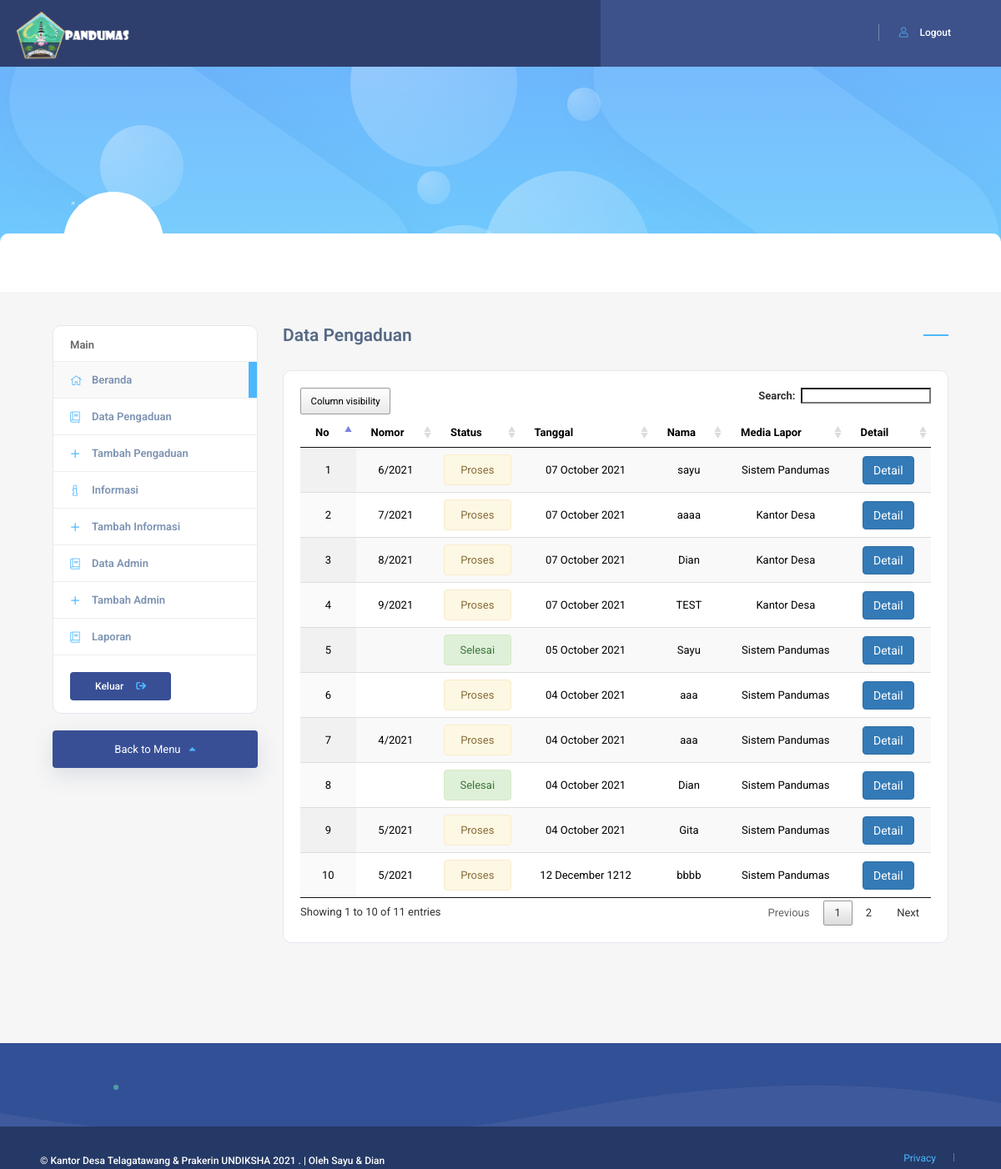
/index.php/admin_pengaduan, run on the app's committed database.
### tables this page shows
CREATE TABLE `data_pengaduan` (
  `id_pelapor` int(100) NOT NULL,
  `id_pengaduan` varchar(255) NOT NULL,
  `nomor` varchar(100) DEFAULT NULL,
  `tanggal_pengaduan` date NOT NULL DEFAULT current_timestamp(),
  `uraian` longtext NOT NULL,
  `ktp` varchar(100) DEFAULT NULL,
  `bukti1` varchar(100) DEFAULT NULL,
  `bukti2` varchar(100) DEFAULT NULL,
  `jenis_pengaduan` int(20) NOT NULL,
  `tindak_lanjut` longtext DEFAULT NULL,
  `status` int(10) NOT NULL DEFAULT 0,
  `id_media_pelaporan` int(20) DEFAULT NULL,
  `penerima` varchar(100) DEFAULT NULL,
  `id_bidang` int(100) DEFAULT NULL,
  `gambar` varchar(255) NOT NULL,
  `nama_bukti1` varchar(100) NOT NULL,
  `nama_bukti2` varchar(100) NOT NULL,
  `nik` varchar(100) NOT NULL,
  `tanggal_selesai` date NOT NULL
);

CREATE TABLE `pelapor` (
  `nama` varchar(100) NOT NULL,
  `alamat` varchar(255) NOT NULL,
  `tgl_lahir` date NOT NULL,
  `email` varchar(100) DEFAULT NULL,
  `no_telepon` varchar(30) NOT NULL,
  `id_pelapor` int(100) NOT NULL
);

CREATE TABLE `media_pelaporan` (
  `id_media_pelaporan` int(11) NOT NULL,
  `nama_media_pelaporan` varchar(100) NOT NULL
);

### application/controllers/Admin_Pengaduan.php (called while the page is built, shortened)
<?php
class Admin_Pengaduan extends CI_Controller
{
  function __construct()
  {
    $this->load->helper('url');
    $this->load->library('session');
    $this->load->database();
    $this->load->model('M_lapor');
    $this->load->model('M_jenis_pengaduan');
    $this->load->model('M_media_pelaporan');
    $this->load->model('M_bidang');
  }
  public function index()
  {
    $data['semua_pengaduan'] = $this->M_lapor->semua_pengaduan();
    $this->load->view('admin_data_pengaduan', $data);
  }
}

### index.php (called while the page is built, shortened)
<?php
require_once BASEPATH.'core/CodeIgniter.php';

### application/models/M_lapor.php (called while the page is built, shortened)
<?php
class M_lapor extends CI_Model
{
  function semua_pengaduan()
  {
    $query = $this->db->query("SELECT * FROM `data_pengaduan` LEFT join pelapor on data_pengaduan.id_pelapor=pelapor.id_pelapor left join jenis_pengaduan on jenis_pengaduan.id_jenis_pengaduan=data_pengaduan.jenis_pengaduan left join media_pelaporan on media_pelaporan.id_media_pelaporan=data_pengaduan.id_media_pelaporan ORDER BY data_pengaduan.tanggal_pengaduan DESC");
    return $query->result();
  }
}

### application/views/admin_data_pengaduan.php (the view, shortened to what this page needs)
<!DOCTYPE HTML>
<html lang="en">
<head>
    <link type="text/css" rel="stylesheet" href="<?php echo site_url(); ?>assets/umum/css/reset.css">
    <link type="text/css" rel="stylesheet" href="<?php echo site_url(); ?>assets/umum/css/plugins.css">
    <link type="text/css" rel="stylesheet" href="<?php echo site_url(); ?>assets/umum/css/style.css">
    <link type="text/css" rel="stylesheet" href="<?php echo site_url(); ?>assets/umum/css/dashboard-style.css">
    <link type="text/css" rel="stylesheet" href="<?php echo site_url(); ?>assets/umum/css/color.css">
    <?php echo $this->load->view('share/table_header', '', TRUE); ?>
</head>
<body>
    <div id="main">
        <?php echo $this->load->view('share/admin_head', '', TRUE); ?>
        <div id="wrapper">
            <div class="content">
                <?php echo $this->load->view('share/avatar', '', TRUE); ?>
                <section class="gray-bg main-dashboard-sec" id="sec1">
                    <div class="container">
                        <div class="col-md-3">
                            <div class="fixed-bar fl-wrap" id="dash_menu">
                                <?php echo $this->load->view('share/menu_admin', '', TRUE); ?>
                            </div>
                            <a class="back-tofilters color2-bg custom-scroll-link fl-wrap" href="#dash_menu">Back to Menu<i class="fas fa-caret-up"></i></a>
                        </div>
                        <div class="col-md-9">
                            <div class="dashboard-title fl-wrap">
                                <h3>Data Pengaduan</h3>
                            </div>
                            <div class="list-single-main-item fl-wrap block_box " style="padding: 20px;">
                                <div>
                                    <table id="example" class="display responsive nowrap" style="width:100%">
                                        <thead>
                                            <tr>
                                                <th>No</th>
                                                <th>Nomor</th>
                                                <th>Status</th>
                                                <th>Tanggal</th>
                                                <th>Nama</th>
                                                <th>Media Lapor</th>
                                                <th>Detail</th>
                                            </tr>
                                        </thead>
                                        <tbody>
                                            <?php
                                            $i = 0;
                                            foreach ($semua_pengaduan as $pengaduan) {
                                                $i++;
                                            ?>
                                                <tr>
                                                    <td><?php echo $i; ?></td>
                                                    <td><?php echo $pengaduan->nomor; ?></td>
                                                    <td>
                                                        <?php if ($pengaduan->status == 0) {
                                                        ?>
                                                            <div class="alert alert-warning" style="padding: 10px; margin-bottom: 0px;" role="alert">
                                                            <?php echo "Proses";
                                                        } else { ?>
                                                            </div>
                                                            <div class="alert alert-success" style="padding: 10px; margin-bottom: 0px;" role="alert">
                                                            <?php echo "Selesai";
                                                        } ?>
                                                            </div>
                                                    </td>
                                                    <td><?php echo date('d F Y', strtotime($pengaduan->tanggal_pengaduan));  ?></td>
                                                    <td><?php echo $pengaduan->nama; ?></td>
                                                    <td><?php echo $pengaduan->nama_media_pelaporan; ?></td>
                                                    <td><a href="<?php echo site_url(); ?>detail_lapor_admin?id=<?php echo $pengaduan->id_pengaduan; ?>"><button type="button" class="btn btn-primary">Detail</button></a></td>
                                                </tr>
                                            <?php } ?>
                                </div>
                            </div>
                        </div>
                    </div>
            </div>
        <?php echo $this->load->view('share/footer', '', TRUE); ?>
</html>

### application/views/share/table_header.php (shortened to what this page needs)
<link type="text/css" rel="stylesheet" href="<?php echo site_url(); ?>assets/umum/bootstrap.min.css">
<link type="text/css" href='<?php echo site_url(); ?>assets/umum/jquery.dataTables.min.css' rel='stylesheet'>
<link type="text/css" href='<?php echo site_url(); ?>assets/umum/responsive.dataTables.min.css' rel='stylesheet'>
<link type="text/css" href='<?php echo site_url(); ?>assets/umum/buttons.dataTables.min.css' rel='stylesheet'>

### application/views/share/admin_head.php (shortened to what this page needs)
<header class="main-header">
    <a href="<?php echo site_url(); ?>" class="logo-holder" style="float: left;height: 80%;position: relative;top: 10px;"><img src="<?php echo site_url(); ?>assets/umum/images/logo4.png" alt=""></a>
    <?php
    $level = $this->session->userdata('level');
    if (isset($level) == 0) {
    ?>
        <a href="<?php echo site_url(); ?>logout" class="show-reg-form avatar-img" data-srcav="<?php echo site_url(); ?>assets/umum/images/avatar/3.jpg"><i class="fal fa-user"></i>Logout</a>
    <?php
    } else {
    ?>
        <div class="show-reg-form modal-open avatar-img" data-srcav="<?php echo site_url(); ?>assets/umum/images/avatar/3.jpg"><i class="fal fa-user"></i>Login</div>
    <?php
    }
    ?>
    <div class="nav-holder main-menu">
        <nav>
            <ul class="no-list-style">
                <li>
                    <?php
                    $level = $this->session->userdata('level');
                    if (($level) > 0) {
                    ?>
                        <a href="<?php echo site_url(); ?>admin"><?php echo $level; ?></i></a>
                    <?php
                    } else {
                    ?>
                        <a href="<?php echo site_url(); ?>admin"><?php echo $level; ?> </i></a>
                    <?php
                    }
                    ?>
                </li>
            </ul>
        </nav>
    </div>
</header>

### application/views/share/avatar.php (shortened to what this page needs)
<section class="parallax-section dashboard-header-sec gradient-bg" data-scrollax-parent="true">
    <div class="container">
    </div>
    <div class="dashboard-header fl-wrap">
        <div class="container">
            <div class="dashboard-header_conatiner fl-wrap">
                <div class="dashboard-header-avatar">
                    ?>" alt="">
                </div>
                <br>
                <br>
            </div>
        </div>
    </div>
    <div class="gradient-bg-figure" style="right:-30px;top:10px;"></div>
    <div class="gradient-bg-figure" style="left:-20px;bottom:30px;"></div>
    <div class="circle-wrap" style="left:120px;bottom:120px;" data-scrollax="properties: { translateY: '-200px' }">
        <div class="circle_bg-bal circle_bg-bal_small"></div>
    </div>
    <div class="circle-wrap" style="right:420px;bottom:-70px;" data-scrollax="properties: { translateY: '150px' }">
        <div class="circle_bg-bal circle_bg-bal_big"></div>
    </div>
    <div class="circle-wrap" style="left:420px;top:-70px;" data-scrollax="properties: { translateY: '100px' }">
        <div class="circle_bg-bal circle_bg-bal_big"></div>
    </div>
    <div class="circle-wrap" style="left:40%;bottom:-70px;"  >
    </div>
    <div class="circle-wrap" style="right:40%;top:-10px;"  >
        <div class="circle_bg-bal circle_bg-bal_versmall" data-scrollax="properties: { translateY: '-350px' }"></div>
    </div>
    <div class="circle-wrap" style="right:55%;top:90px;"  >
        <div class="circle_bg-bal circle_bg-bal_versmall" data-scrollax="properties: { translateY: '-350px' }"></div>
    </div>
</section>

### application/views/share/menu_admin.php (shortened to what this page needs)
<div class="user-profile-menu-wrap fl-wrap block_box">
    <div class="user-profile-menu">
        <h3>Main</h3>
        <ul class="no-list-style">
            <li><a href="<?php echo site_url(); ?>admin" class="user-profile-act"><i class="fal fa-home"></i>Beranda</a></li>
            <li><a href="<?php echo site_url(); ?>data"><i class="fal fa-book"></i>Data Pengaduan</a></li>
            <li><a href="<?php echo site_url(); ?>admin_lapor"><i class="fal fa-plus"></i> Tambah Pengaduan</a></li>
            <li><a href="<?php echo site_url(); ?>admin_info"><i class="fal fa-info"></i> Informasi </a></li>
            <li><a href="<?php echo site_url(); ?>tambah_info"><i class="fal fa-plus"></i>Tambah Informasi</a></li>
            <li><a href="<?php echo site_url(); ?>data_admin"><i class="fal fa-book"></i>Data Admin</a></li>
            <li><a href="<?php echo site_url(); ?>tambah_admin"><i class="fal fa-plus"></i>Tambah Admin</a></li>
            <li><a href="<?php echo site_url(); ?>laporan"><i class="fal fa-book"></i>Laporan</a></li>
        </ul>
    </div>
    <?php
        $level=$this->session->userdata('level');
    ?>
    <a href="<?php echo site_url(); ?>logout" class="logout_btn color2-bg">Keluar <i class="fas fa-sign-out"></i></a>
</div>

### application/views/share/footer.php (shortened to what this page needs)
<footer class="main-footer fl-wrap">
    <div class="footer-inner   fl-wrap">
        <div class="footer-bg" data-ran="4"></div>
        <div class="footer-wave">
            <svg viewbox="0 0 100 25">
                <path fill="#fff" d="M0 30 V12 Q30 17 55 12 T100 11 V30z" />
            </svg>
        </div>
    </div>
    <div class="sub-footer  fl-wrap">
        <div class="container">
            <div class="copyright"> &#169; Kantor Desa Telagatawang & Prakerin UNDIKSHA 2021 . | Oleh <a style="color:white;" href="https://instagram.com/sayugita_" target="_blank" rel="noopener noreferrer">Sayu</a> & <a style="color:white;" href="https://instagram.com/dianarykristd_" target="_blank" rel="noopener noreferrer">Dian</a></div>
            <div class="subfooter-nav">
                <ul class="no-list-style">
                    <li><a href="<?php echo site_url(); ?>privacy">Privacy</a></li>
                </ul>
            </div>
        </div>
    </div>
</footer>

### assets/umum/css/dashboard-style.css (style rules this page uses)
section.dashboard-header-sec { padding:180px 0 0; }
section.main-dashboard-sec { padding-top:40px; }
.dashboard-header { position:relative; z-index:5; background:#fff; padding:20px 30px; border-radius:10px 10px 0 0; text-align:left; color:#fff; }
.dashboard-header_conatiner { padding-left:150px; }
.dashboard-header-avatar { position:absolute; left:10px; top:-60px; height:100px; width:100px; border-radius:100%; }
.dashboard-header-avatar:before { content:''; position:absolute; left:-10px; top:-10px; right:-10px; bottom:-10px; background:#fff; z-index:1; border-radius:100%; }
.user-profile-menu-wrap { padding:15px 0; }
.user-profile-menu { padding-bottom:10px; float:left; width:100%; }
.user-profile-menu h3 { text-align:left; font-size:13px; padding-bottom:12px; font-weight:600; color:#666; padding-left:20px; }
.user-profile-menu li { width:100%; text-align:left; float:left; border-bottom:1px solid #eee; }
.user-profile-menu li a { font-weight:600; color: #7d93b2; position:relative; display:block; padding:14px 20px; }
.user-profile-menu li a.user-profile-act:before { content:''; position:absolute; right:0; top:0; bottom:0; width:10px; }
.user-profile-menu li a.user-profile-act , .user-profile-menu li a:hover { background:#f9f9f9; }
.user-profile-menu li:first-child { border-top:1px solid #eee; }
.user-profile-menu li a i { margin-right:14px; position: relative; top:2px; width:12px; text-align:center; float:left; }
.user-profile-menu li a:hover i , .user-profile-menu li a.user-profile-act i { opacity:1; }
.logout_btn { float:left; position:relative; padding:10px 30px; border:none; margin:10px 0 0 20px; color:#fff; border-radius:4px; -webkit-appearance: none; outline:none; cursor:pointer; font-size:12px; font-weight:500; }
.logout_btn i { margin-left:12px; }
.dashboard-title { margin-bottom:30px; }
.dashboard-title:before { content:''; position:absolute; right:0; top:50%; width:30px; height:2px; margin-top:-1px; }
.dashboard-title h3 { text-align: left; font-weight: 600; font-size: 21px; color: #566985; }

### data on the page
data_pengaduan: nomor "6/2021", status "Proses", tanggal_pengaduan "07 October 2021", id_pelapor.nama "sayu", id_media_pelaporan.nama_media_pelaporan "Sistem Pandumas"
data_pengaduan: nomor "7/2021", status "Proses", tanggal_pengaduan "07 October 2021", id_pelapor.nama "aaaa", id_media_pelaporan.nama_media_pelaporan "Kantor Desa"
data_pengaduan: nomor "8/2021", status "Proses", tanggal_pengaduan "07 October 2021", id_pelapor.nama "Dian", id_media_pelaporan.nama_media_pelaporan "Kantor Desa"
data_pengaduan: nomor "9/2021", status "Proses", tanggal_pengaduan "07 October 2021", id_pelapor.nama "TEST", id_media_pelaporan.nama_media_pelaporan "Kantor Desa"
data_pengaduan: status "Selesai", tanggal_pengaduan "05 October 2021", id_pelapor.nama "Sayu", id_media_pelaporan.nama_media_pelaporan "Sistem Pandumas"
data_pengaduan: status "Proses", tanggal_pengaduan "04 October 2021", id_pelapor.nama "aaa", id_media_pelaporan.nama_media_pelaporan "Sistem Pandumas"
data_pengaduan: nomor "4/2021", status "Proses", tanggal_pengaduan "04 October 2021", id_pelapor.nama "aaa", id_media_pelaporan.nama_media_pelaporan "Sistem Pandumas"
data_pengaduan: status "Selesai", tanggal_pengaduan "04 October 2021", id_pelapor.nama "Dian", id_media_pelaporan.nama_media_pelaporan "Sistem Pandumas"
data_pengaduan: nomor "5/2021", status "Proses", tanggal_pengaduan "04 October 2021", id_pelapor.nama "Gita", id_media_pelaporan.nama_media_pelaporan "Sistem Pandumas"
data_pengaduan: nomor "5/2021", status "Proses", tanggal_pengaduan "12 December 1212", id_pelapor.nama "bbbb", id_media_pelaporan.nama_media_pelaporan "Sistem Pandumas"
